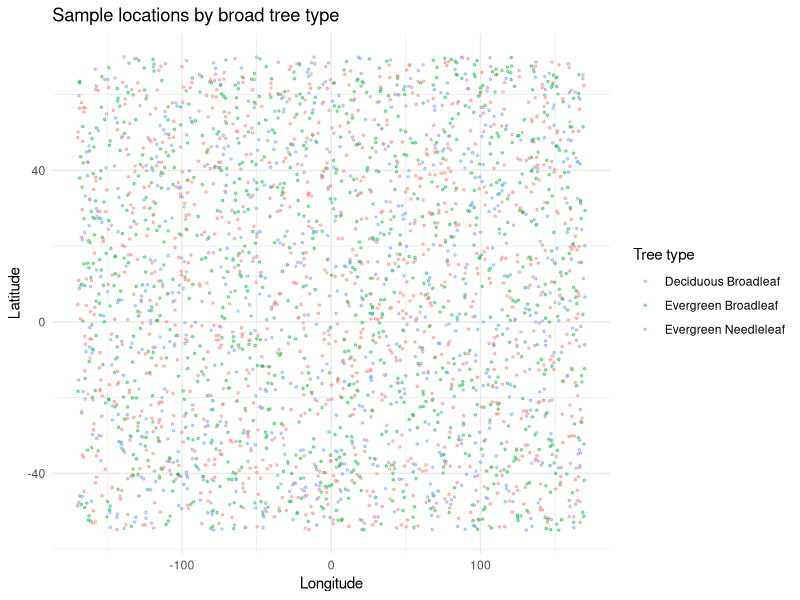
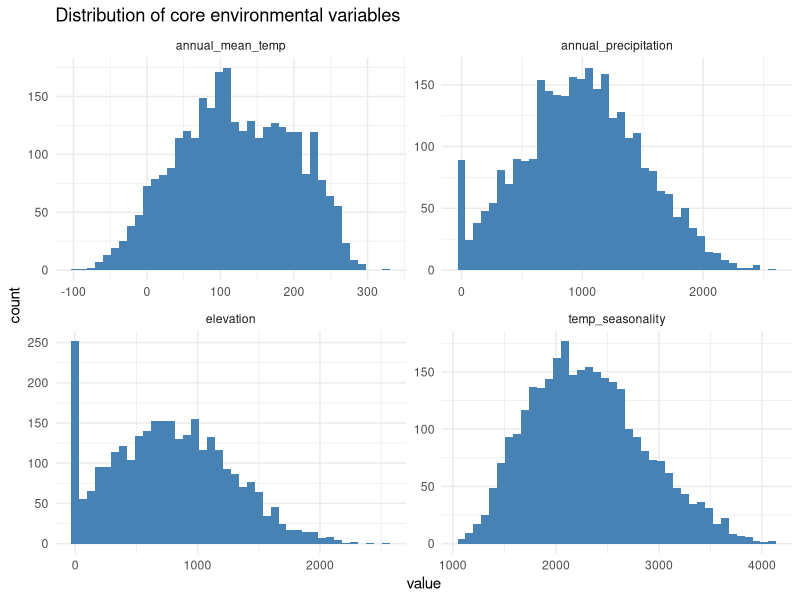
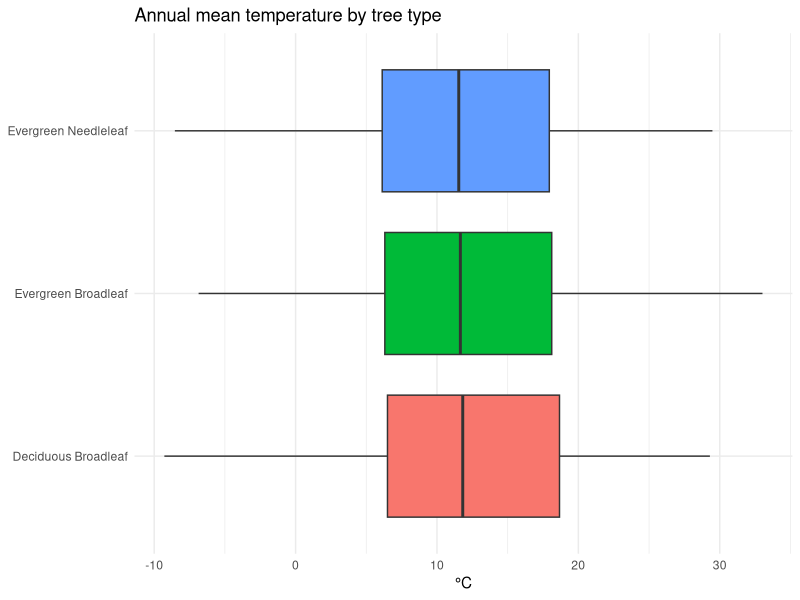
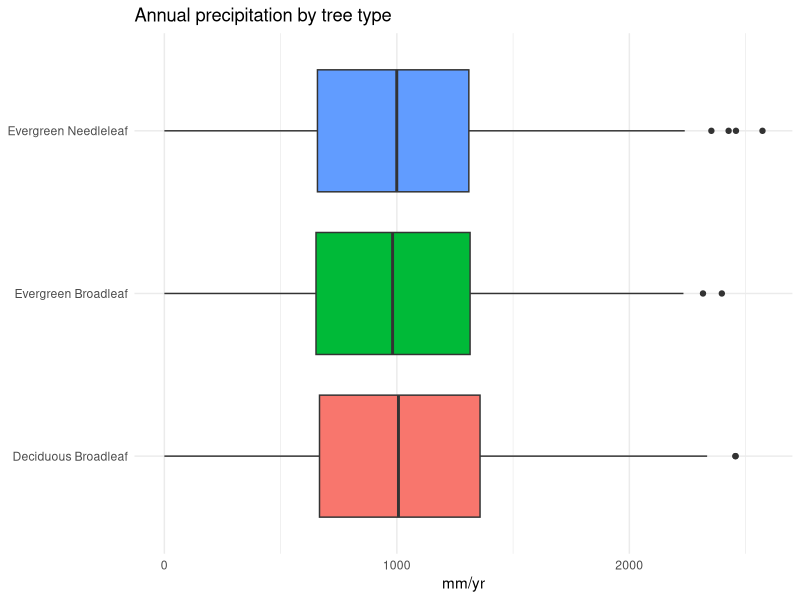
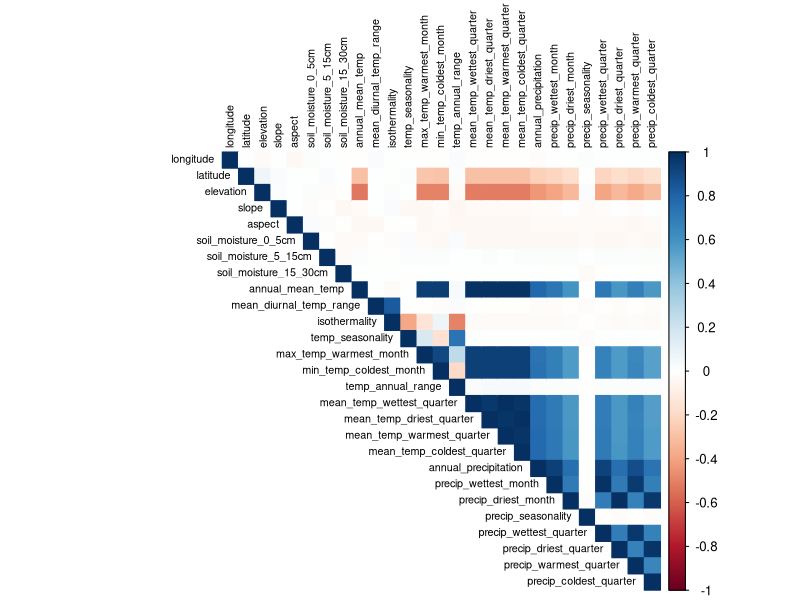
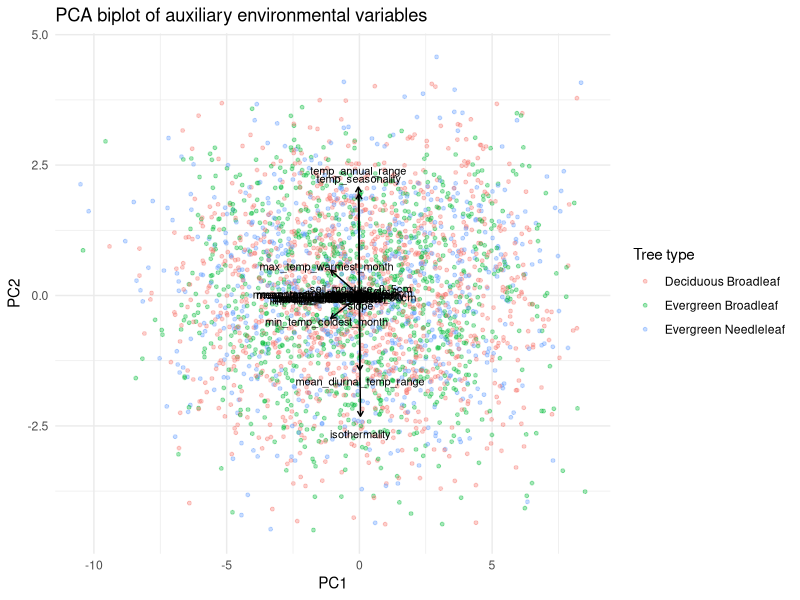

Source code (R) for these figures, in order:
## ---- chunk 1
library(jsonlite)
library(dplyr)
library(purrr)
library(tibble)
library(stringr)
library(ggplot2)
library(corrplot)
library(tidyr)

theme_set(theme_minimal())
## ---- chunk 2
#| echo: false
# Synthetic stand-in so this document renders end-to-end without the raw
# WebDataset tars on disk. Replace this chunk with the real loading chunk
# above when knitting against the actual data.
set.seed(42)
n <- 3000
families <- c("Rosaceae","Fabaceae","Pinaceae","Fagaceae","Betulaceae",
              "Salicaceae","Proteaceae","Araliaceae","Ulmaceae","Viburnaceae")
level0s <- c("Deciduous Broadleaf","Evergreen Broadleaf","Evergreen Needleleaf")

lat <- runif(n, -55, 70)
lon <- runif(n, -170, 170)
elev <- pmax(0, rnorm(n, 600, 500) + abs(lat) * 5)
temp_base <- 28 - 0.35 * abs(lat) - 0.006 * elev
bio01 <- (temp_base + rnorm(n, 0, 1.5)) * 10
bio06 <- bio01 - runif(n, 60, 150)
bio05 <- bio01 + runif(n, 60, 150)
bio10 <- bio01 + runif(n, 20, 60)
bio11 <- bio01 - runif(n, 20, 60)
bio04 <- (bio05 - bio06) * runif(n, 8, 14)
bio02 <- runif(n, 50, 150)
bio03 <- pmin(100, 100 * bio02 / (bio05 - bio06 + 1))
bio07 <- bio05 - bio06
precip_base <- pmax(0, 1800 - 18 * abs(lat) - 0.3 * elev + rnorm(n, 0, 300))
bio12 <- precip_base
bio13 <- bio12 * runif(n, 0.12, 0.22)
bio14 <- bio12 * runif(n, 0.01, 0.05)
bio16 <- bio13 * runif(n, 2.2, 2.8)
bio17 <- bio14 * runif(n, 2.2, 2.8)
bio15 <- runif(n, 10, 100)
bio08 <- bio10 + rnorm(n, 0, 10); bio09 <- bio11 + rnorm(n, 0, 10)
bio18 <- bio16 * runif(n, 0.7, 1.1); bio19 <- bio17 * runif(n, 0.7, 1.1)

df <- tibble(
  key = sprintf("%06d", seq_len(n)),
  level0 = sample(level0s, n, replace = TRUE,
                   prob = c(0.4, 0.35, 0.25)),
  family = sample(families, n, replace = TRUE),
  genus = paste0(substr(family, 1, 4), sample(1:8, n, replace = TRUE)),
  species = paste(genus, sample(letters[1:12], n, replace = TRUE)),
  longitude = lon, latitude = lat,
  elevation = elev,
  slope = pmax(0, rnorm(n, 8, 6)),
  aspect = sample(c(0:359, NA), n, replace = TRUE, prob = c(rep(1, 360), 15)),
  soil_moisture_0_5cm = pmax(0, rnorm(n, 25, 8)),
  soil_moisture_5_15cm = pmax(0, rnorm(n, 27, 8)),
  soil_moisture_15_30cm = pmax(0, rnorm(n, 29, 8)),
  bio01 = bio01, bio02 = bio02, bio03 = bio03, bio04 = bio04, bio05 = bio05,
  bio06 = bio06, bio07 = bio07, bio08 = bio08, bio09 = bio09, bio10 = bio10,
  bio11 = bio11, bio12 = bio12, bio13 = bio13, bio14 = bio14, bio15 = bio15,
  bio16 = bio16, bio17 = bio17, bio18 = bio18, bio19 = bio19
)
## ---- chunk 3
miss <- colSums(is.na(df)) |> sort(decreasing = TRUE)
miss[miss > 0]

complete_frac <- mean(complete.cases(df))
complete_frac
## ---- chunk 4
df <- df |>
  rename(
    annual_mean_temp          = bio01,
    mean_diurnal_temp_range   = bio02,
    isothermality              = bio03,
    temp_seasonality           = bio04,
    max_temp_warmest_month     = bio05,
    min_temp_coldest_month     = bio06,
    temp_annual_range          = bio07,
    mean_temp_wettest_quarter  = bio08,
    mean_temp_driest_quarter   = bio09,
    mean_temp_warmest_quarter  = bio10,
    mean_temp_coldest_quarter  = bio11,
    annual_precipitation       = bio12,
    precip_wettest_month       = bio13,
    precip_driest_month        = bio14,
    precip_seasonality         = bio15,
    precip_wettest_quarter     = bio16,
    precip_driest_quarter      = bio17,
    precip_warmest_quarter     = bio18,
    precip_coldest_quarter     = bio19
  )
## ---- chunk 5
ggplot(df, aes(longitude, latitude, color = level0)) +
  geom_point(alpha = 0.4, size = 0.6) +
  labs(title = "Sample locations by broad tree type",
       color = "Tree type", x = "Longitude", y = "Latitude")
## ---- chunk 6
df |>
  select(annual_mean_temp, annual_precipitation, temp_seasonality, elevation) |>
  pivot_longer(everything(), names_to = "variable", values_to = "value") |>
  ggplot(aes(value)) +
  geom_histogram(bins = 40, fill = "steelblue") +
  facet_wrap(~variable, scales = "free") +
  labs(title = "Distribution of core environmental variables")
## ---- chunk 7
ggplot(df, aes(level0, annual_mean_temp / 10, fill = level0)) +
  geom_boxplot(show.legend = FALSE) +
  coord_flip() +
  labs(title = "Annual mean temperature by tree type", y = "°C", x = NULL)

ggplot(df, aes(level0, annual_precipitation, fill = level0)) +
  geom_boxplot(show.legend = FALSE) +
  coord_flip() +
  labs(title = "Annual precipitation by tree type", y = "mm/yr", x = NULL)
## ---- chunk 8
aux_corr <- df |> select(where(is.numeric)) |> na.omit()
cor_mat <- cor(aux_corr, method = "pearson")

corrplot(cor_mat, method = "color", type = "upper",
         tl.cex = 0.65, tl.col = "black")

cor_long <- as.data.frame(as.table(cor_mat)) |>
  filter(as.character(Var1) < as.character(Var2)) |>
  mutate(abs_corr = abs(Freq)) |>
  arrange(desc(abs_corr))

high_corr <- cor_long |> filter(abs_corr > 0.9)
high_corr
## ---- chunk 9
pca_data <- df |>
  select(longitude, latitude, elevation, slope, aspect,
         starts_with("soil_moisture"),
         annual_mean_temp, mean_diurnal_temp_range, isothermality,
         temp_seasonality, max_temp_warmest_month, min_temp_coldest_month,
         temp_annual_range, mean_temp_wettest_quarter, mean_temp_driest_quarter,
         mean_temp_warmest_quarter, mean_temp_coldest_quarter,
         annual_precipitation, precip_wettest_month, precip_driest_month,
         precip_seasonality, precip_wettest_quarter, precip_driest_quarter,
         precip_warmest_quarter, precip_coldest_quarter) |>
  na.omit()

pca <- prcomp(pca_data, center = TRUE, scale. = TRUE)
summary(pca)$importance[, 1:5]
## ---- chunk 10
as.data.frame(pca$rotation[, 1:2]) |>
  mutate(variable = rownames(pca$rotation)) |>
  arrange(desc(abs(PC1))) |>
  head(10)
## ---- chunk 11
pca_scores <- as.data.frame(pca$x) |>
  bind_cols(df |> select(level0, family, genus, species) |>
              slice(as.numeric(rownames(pca_data))))

loadings <- as.data.frame(pca$rotation[, 1:2])
loadings$variable <- rownames(loadings)
arrow_scale <- 4

ggplot(pca_scores, aes(PC1, PC2, color = level0)) +
  geom_point(alpha = 0.35, size = 1) +
  geom_segment(data = loadings,
               aes(x = 0, y = 0, xend = PC1 * arrow_scale, yend = PC2 * arrow_scale),
               inherit.aes = FALSE, arrow = arrow(length = unit(0.15, "cm")),
               color = "black") +
  geom_text(data = loadings,
            aes(x = PC1 * arrow_scale * 1.15, y = PC2 * arrow_scale * 1.15,
                label = variable),
            inherit.aes = FALSE, size = 2.8) +
  labs(title = "PCA biplot of auxiliary environmental variables",
       color = "Tree type")
